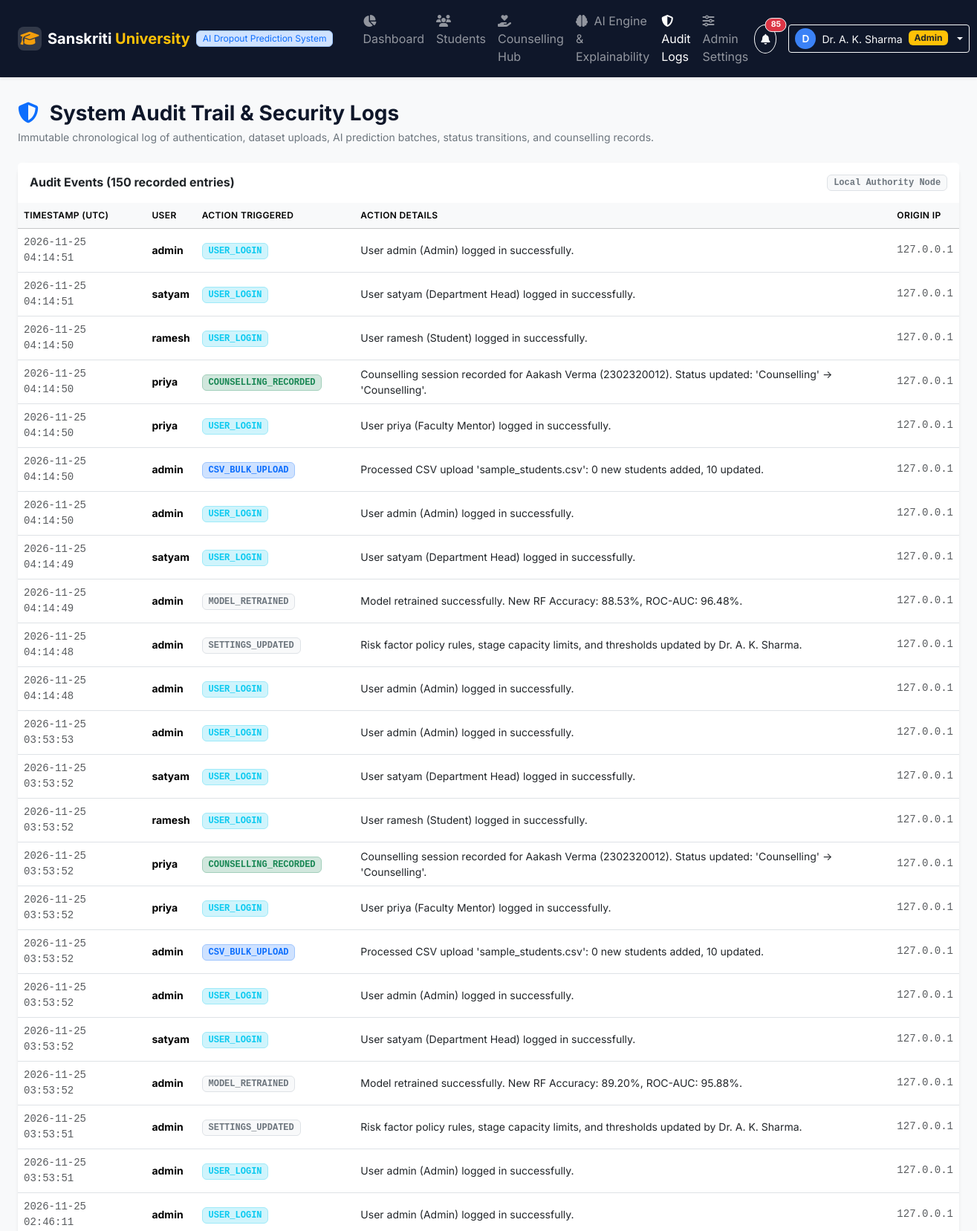
Screenshot of /audit-logs (signed in, upper part) with the database file from the repository.
### database.py (models this page shows)
class AuditLog(db.Model):
    __tablename__ = 'audit_logs'
    id = db.Column(db.Integer, primary_key=True)
    user_id = db.Column(db.Integer, nullable=True)
    username = db.Column(db.String(80), nullable=False, default='System')
    action = db.Column(db.String(100), nullable=False)
    details = db.Column(db.Text, nullable=True)
    ip_address = db.Column(db.String(50), nullable=True, default='127.0.0.1')
    timestamp = db.Column(db.DateTime, default=datetime.utcnow)

### app.py (the view)
    @app.route('/audit-logs')
    @login_required
    @roles_required('Admin', 'Department Head')
    def audit_logs():
        logs = AuditLog.query.order_by(AuditLog.timestamp.desc()).limit(150).all()
        return render_template('audit_logs.html', logs=logs)

### app.py (called while the page is built)
def login_required(f):
    @wraps(f)
    def decorated_function(*args, **kwargs):
        if 'user_id' not in session:
            flash('Please log in to access this portal.', 'warning')
            return redirect(url_for('login', next=request.url))
        return f(*args, **kwargs)
    return decorated_function

def roles_required(*roles):
    def decorator(f):
        @wraps(f)
        def decorated_function(*args, **kwargs):
            if 'user_id' not in session:
                return redirect(url_for('login'))
            user_role = session.get('role')
            if user_role not in roles:
                flash(f"Access denied. Requires one of roles: {', '.join(roles)}", 'danger')
                return redirect(url_for('dashboard'))
            return f(*args, **kwargs)
        return decorated_function
    return decorator

### templates/audit_logs.html (shortened to what this page needs)
{% extends 'base.html' %}
{% block content %}
<div class="container-fluid px-3 px-lg-4">
    <div class="d-flex justify-content-between align-items-center mb-4">
        <div>
            <h3 class="fw-bold text-navy mb-1">
                <i class="fa-solid fa-shield-halved text-primary me-2"></i> System Audit Trail & Security Logs
            </h3>
            <p class="text-secondary small mb-0">
                Immutable chronological log of authentication, dataset uploads, AI prediction batches, status transitions, and counselling records.
            </p>
        </div>
    </div>
    <div class="card border-0 shadow-sm rounded-4">
        <div class="card-header bg-white border-0 py-3 d-flex justify-content-between align-items-center">
            <h6 class="fw-bold text-dark mb-0">Audit Events ({{ logs|length }} recorded entries)</h6>
            <span class="badge bg-light text-secondary border font-monospace">Local Authority Node</span>
        </div>
        <div class="card-body p-0">
            <div class="table-responsive">
                <table class="table table-hover align-middle mb-0 small">
                    <thead class="table-light text-secondary">
                        <tr>
                            <th>Timestamp (UTC)</th>
                            <th>User</th>
                            <th>Action Triggered</th>
                            <th>Action Details</th>
                            <th>Origin IP</th>
                        </tr>
                    </thead>
                    <tbody>
                        {% for log in logs %}
                        <tr>
                            <td class="font-monospace text-muted">{{ log.timestamp.strftime('%Y-%m-%d %H:%M:%S') }}</td>
                            <td>
                                <strong>{{ log.username }}</strong>
                            </td>
                            <td>
                                <span class="badge
                                    {% if 'LOGIN' in log.action %}bg-info-subtle text-info border border-info-subtle
                                    {% elif 'UPLOAD' in log.action %}bg-primary-subtle text-primary border border-primary-subtle
                                    {% elif 'PREDICTION' in log.action %}bg-warning-subtle text-warning-emphasis border border-warning-subtle
                                    {% elif 'COUNSELLING' in log.action %}bg-success-subtle text-success border border-success-subtle
                                    {% elif 'ESCALATION' in log.action %}bg-danger-subtle text-danger border border-danger-subtle
                                    {% else %}bg-light text-secondary border{% endif %} fs-xs font-monospace">
                                    {{ log.action }}
                                </span>
                            </td>
                            <td class="text-dark">{{ log.details }}</td>
                            <td class="font-monospace text-muted">{{ log.ip_address or '127.0.0.1' }}</td>
                        </tr>
                        {% else %}
                        <tr>
                            <td colspan="5" class="text-center py-5 text-muted">
                                No audit log records available.
                            </td>
                        </tr>
                        {% endfor %}
                    </tbody>
                </table>
            </div>
        </div>
    </div>
</div>
{% endblock %}

### static/css/style.css (style rules this page uses)
:root { --primary-color: #1a56db; --navy-color: #0f172a; --navy-header: #1e293b; --accent-warning: #f59e0b; --accent-danger: #ef4444; --accent-success: #10b981; --bg-light: #f8fafc; }
body { font-family: 'Inter', system-ui, -apple-system, sans-serif; color: #1e293b; background-color: var(--bg-light); }
.text-navy { color: var(--navy-color) !important; }
.fs-xs { font-size: 0.75rem !important; }
.table th { font-weight: 600; text-transform: uppercase; font-size: 0.75rem; letter-spacing: 0.03em; }

### rows the page displays
AuditLog: timestamp "2026-11-25 04:14:51", username "admin", action "USER_LOGIN", details "User admin (Admin) logged in successfully.", ip_address "127.0.0.1"
AuditLog: timestamp "2026-11-25 04:14:51", username "satyam", action "USER_LOGIN", details "User satyam (Department Head) logged in successfully.", ip_address "127.0.0.1"
AuditLog: timestamp "2026-11-25 04:14:50", username "ramesh", action "USER_LOGIN", details "User ramesh (Student) logged in successfully.", ip_address "127.0.0.1"
AuditLog: timestamp "2026-11-25 04:14:50", username "priya", action "COUNSELLING_RECORDED", details "Counselling session recorded for Aakash Verma (2302320012). Status updated: 'Counselling' -> 'Counselling'.", ip_address "127.0.0.1"
AuditLog: timestamp "2026-11-25 04:14:50", username "priya", action "USER_LOGIN", details "User priya (Faculty Mentor) logged in successfully.", ip_address "127.0.0.1"
AuditLog: timestamp "2026-11-25 04:14:50", username "admin", action "CSV_BULK_UPLOAD", details "Processed CSV upload 'sample_students.csv': 0 new students added, 10 updated.", ip_address "127.0.0.1"
AuditLog: timestamp "2026-11-25 04:14:50", username "admin", action "USER_LOGIN", details "User admin (Admin) logged in successfully.", ip_address "127.0.0.1"
AuditLog: timestamp "2026-11-25 04:14:49", username "satyam", action "USER_LOGIN", details "User satyam (Department Head) logged in successfully.", ip_address "127.0.0.1"
AuditLog: timestamp "2026-11-25 04:14:49", username "admin", action "MODEL_RETRAINED", details "Model retrained successfully. New RF Accuracy: 88.53%, ROC-AUC: 96.48%.", ip_address "127.0.0.1"
AuditLog: timestamp "2026-11-25 04:14:48", username "admin", action "SETTINGS_UPDATED", details "Risk factor policy rules, stage capacity limits, and thresholds updated by Dr. A. K. Sharma.", ip_address "127.0.0.1"
AuditLog: timestamp "2026-11-25 04:14:48", username "admin", action "USER_LOGIN", details "User admin (Admin) logged in successfully.", ip_address "127.0.0.1"
AuditLog: timestamp "2026-11-25 03:53:53", username "admin", action "USER_LOGIN", details "User admin (Admin) logged in successfully.", ip_address "127.0.0.1"
AuditLog: timestamp "2026-11-25 03:53:52", username "satyam", action "USER_LOGIN", details "User satyam (Department Head) logged in successfully.", ip_address "127.0.0.1"
AuditLog: timestamp "2026-11-25 03:53:52", username "ramesh", action "USER_LOGIN", details "User ramesh (Student) logged in successfully.", ip_address "127.0.0.1"
AuditLog: timestamp "2026-11-25 03:53:52", username "priya", action "COUNSELLING_RECORDED", details "Counselling session recorded for Aakash Verma (2302320012). Status updated: 'Counselling' -> 'Counselling'.", ip_address "127.0.0.1"
AuditLog: timestamp "2026-11-25 03:53:52", username "priya", action "USER_LOGIN", details "User priya (Faculty Mentor) logged in successfully.", ip_address "127.0.0.1"
AuditLog: timestamp "2026-11-25 03:53:52", username "admin", action "CSV_BULK_UPLOAD", details "Processed CSV upload 'sample_students.csv': 0 new students added, 10 updated.", ip_address "127.0.0.1"
AuditLog: timestamp "2026-11-25 03:53:52", username "admin", action "USER_LOGIN", details "User admin (Admin) logged in successfully.", ip_address "127.0.0.1"
AuditLog: timestamp "2026-11-25 03:53:52", username "satyam", action "USER_LOGIN", details "User satyam (Department Head) logged in successfully.", ip_address "127.0.0.1"
AuditLog: timestamp "2026-11-25 03:53:52", username "admin", action "MODEL_RETRAINED", details "Model retrained successfully. New RF Accuracy: 89.20%, ROC-AUC: 95.88%.", ip_address "127.0.0.1"
AuditLog: timestamp "2026-11-25 03:53:51", username "admin", action "SETTINGS_UPDATED", details "Risk factor policy rules, stage capacity limits, and thresholds updated by Dr. A. K. Sharma.", ip_address "127.0.0.1"
AuditLog: timestamp "2026-11-25 03:53:51", username "admin", action "USER_LOGIN", details "User admin (Admin) logged in successfully.", ip_address "127.0.0.1"
AuditLog: timestamp "2026-11-25 02:46:11", username "admin", action "USER_LOGIN", details "User admin (Admin) logged in successfully.", ip_address "127.0.0.1"

### other values shown
{{ unread_notifications_count }} "85"
{{ current_user.get('name', 'User')[0] }} "D"
{{ current_user.get('name') }} "Dr. A. K. Sharma"
{{ current_user.get('role') }} "Admin"
{{ logs|length }} "150"
